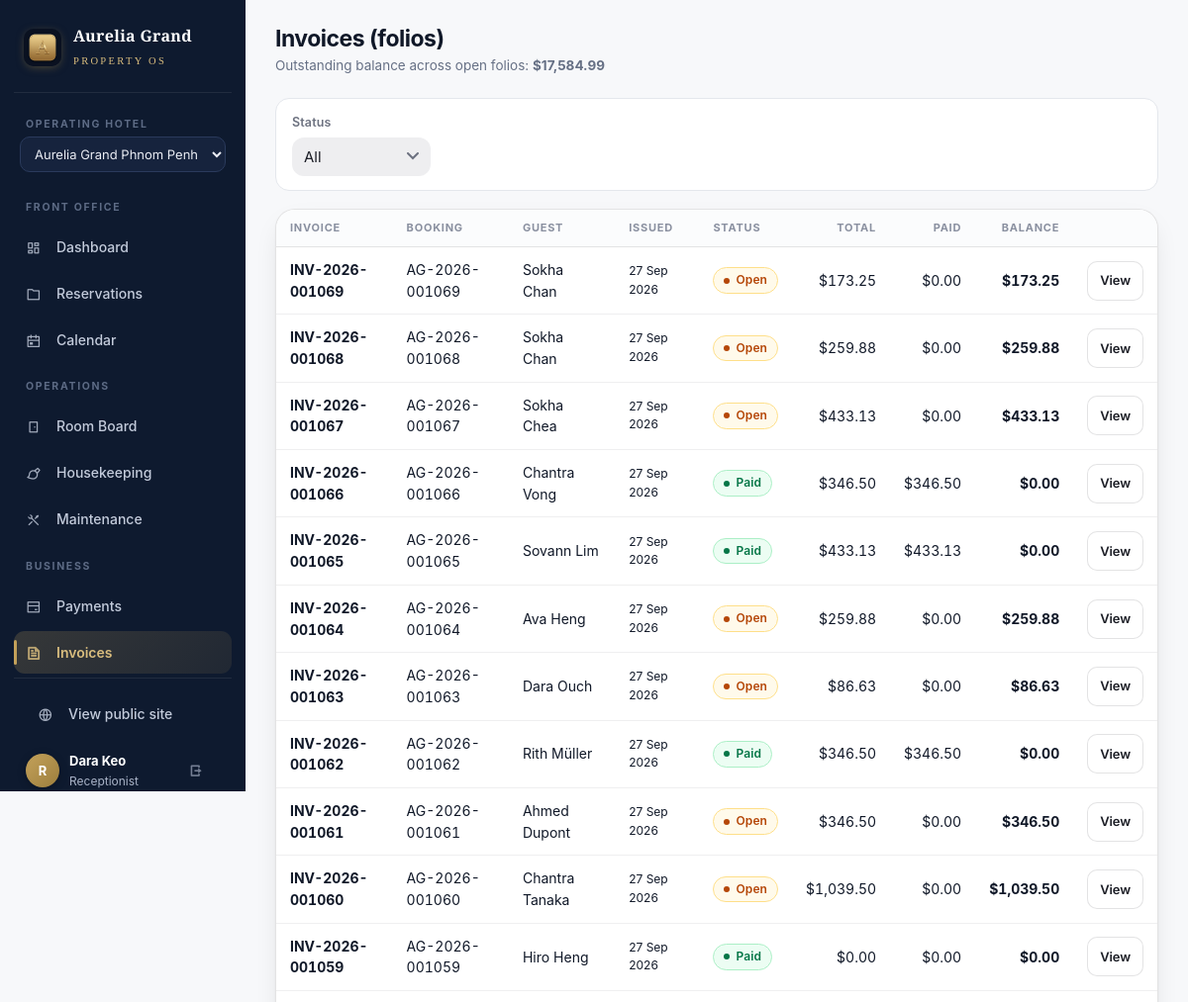
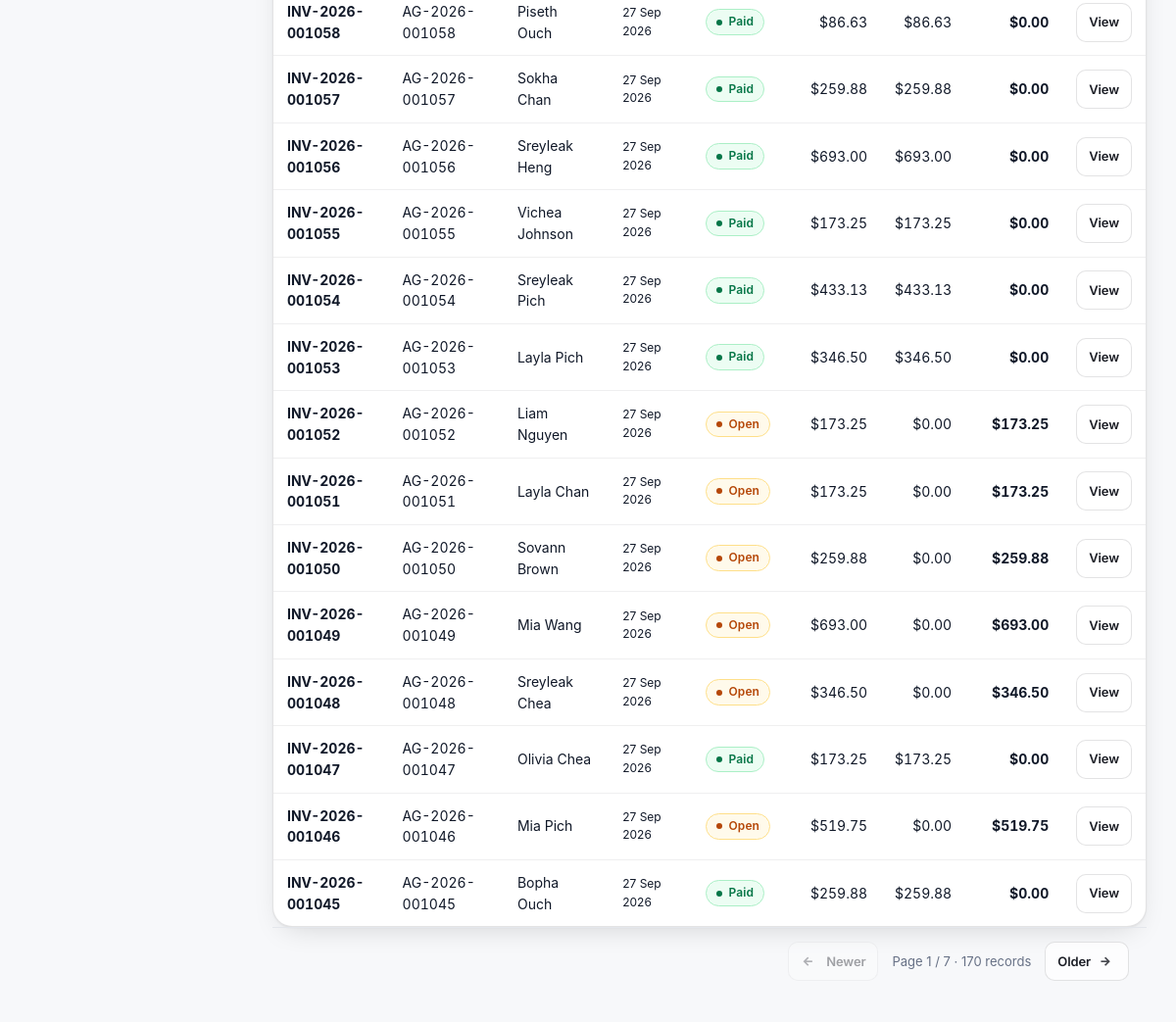
Page /finance/invoices/ (signed in) on the committed database (2 pictures, top to bottom).
### accounts/models.py (models this page shows, shortened)
class User(AbstractUser):
    class Role(models.TextChoices):
        GUEST = "guest", "Guest"
        RECEPTIONIST = "receptionist", "Receptionist"
        HOUSEKEEPING = "housekeeping", "Housekeeping"
        MANAGER = "manager", "Group Manager"
        PROPERTY_MANAGER = "property_manager", "Property Manager"
        ADMIN = "admin", "Administrator"
    STAFF_ROLES = {Role.RECEPTIONIST, Role.HOUSEKEEPING, Role.MANAGER, Role.PROPERTY_MANAGER, Role.ADMIN}
    role = models.CharField(max_length=20, choices=Role.choices, default=Role.GUEST)
    home_property = models.ForeignKey(
        "hotel.Property", on_delete=models.SET_NULL, null=True, blank=True,
        related_name="staff", help_text="Home hotel for staff; blank = chain-wide (head office)",
    )
    phone = models.CharField(max_length=32, blank=True)
    avatar_initials = models.CharField(max_length=4, blank=True)
    welcome_offer_used = models.BooleanField(default=False, help_text="10% first-stay welcome offer has been consumed")
    class Meta:
        ordering = ["username"]
    @property
    def is_staff_role(self) -> bool:
        return self.role in self.STAFF_ROLES
    @property
    def is_manager_or_above(self) -> bool:
        return self.role in {self.Role.MANAGER, self.Role.PROPERTY_MANAGER, self.Role.ADMIN}
    @property
    def is_group_manager_or_above(self) -> bool:
        return self.role in {self.Role.MANAGER, self.Role.ADMIN}
    @property
    def is_property_manager(self) -> bool:
        return self.role == self.Role.PROPERTY_MANAGER

### finance/models.py (models this page shows, shortened)
class Invoice(models.Model):
    class Status(models.TextChoices):
        OPEN = "open", "Open"
        PARTIAL = "partial", "Partially paid"
        PAID = "paid", "Paid"
        REFUNDED = "refunded", "Refunded"
        VOID = "void", "Void"
    number = models.CharField(max_length=24, unique=True, blank=True)
    booking = models.OneToOneField(Booking, on_delete=models.PROTECT, related_name="invoice")
    status = models.CharField(max_length=12, choices=Status.choices, default=Status.OPEN)
    subtotal = models.DecimalField(max_digits=12, decimal_places=2, default=Decimal("0"))
    service = models.DecimalField(max_digits=12, decimal_places=2, default=Decimal("0"))
    tax = models.DecimalField(max_digits=12, decimal_places=2, default=Decimal("0"))
    total = models.DecimalField(max_digits=12, decimal_places=2, default=Decimal("0"))
    issued_at = models.DateTimeField(auto_now_add=True)
    class Meta:
        ordering = ["-issued_at"]
    @property
    def paid_amount(self) -> Decimal:
        annotated = getattr(self, "paid_total", None)
        if annotated is not None:  # list views annotate the ledger total
            return annotated
        return sum((p.amount for p in self.payments.all()
                    if p.status == Payment.Status.COMPLETED), Decimal("0"))
    @property
    def balance(self) -> Decimal:
        return self.total - self.paid_amount

### bookings/models.py (models this page shows, shortened)
class Booking(models.Model):
    class Status(models.TextChoices):
        CONFIRMED = "confirmed", "Confirmed"
        CHECKED_IN = "checked_in", "Checked in"
        CHECKED_OUT = "checked_out", "Checked out"
        CANCELLED = "cancelled", "Cancelled"
        NO_SHOW = "no_show", "No-show"
    class Source(models.TextChoices):
        WEB = "web", "Website"
        PHONE = "phone", "Phone"
        WALK_IN = "walk_in", "Walk-in"
        OTA = "ota", "OTA / Agency"
    ACTIVE_STATUSES = [Status.CONFIRMED, Status.CHECKED_IN]
    code = models.CharField(max_length=24, unique=True, blank=True)
    guest = models.ForeignKey(
        settings.AUTH_USER_MODEL, on_delete=models.PROTECT, related_name="bookings",
        null=True, blank=True, help_text="Null for walk-in reservations",
    )
    guest_name = models.CharField(max_length=160)
    guest_email = models.EmailField(blank=True)
    guest_phone = models.CharField(max_length=32, blank=True)
    room_type = models.ForeignKey(RoomType, on_delete=models.PROTECT, related_name="bookings")
    check_in = models.DateField()
    check_out = models.DateField()
    rooms_count = models.PositiveSmallIntegerField(default=1)
    adults = models.PositiveSmallIntegerField(default=1)
    children = models.PositiveSmallIntegerField(default=0)
    status = models.CharField(max_length=16, choices=Status.choices, default=Status.CONFIRMED)
    source = models.CharField(max_length=10, choices=Source.choices, default=Source.WEB)
    currency = models.CharField(max_length=8, default="USD")
    nightly_total = models.DecimalField(max_digits=12, decimal_places=2, default=Decimal("0"))
    discount_total = models.DecimalField(max_digits=12, decimal_places=2, default=Decimal("0"), help_text="Welcome or promotion discount applied to room subtotal")
    service_total = models.DecimalField(max_digits=12, decimal_places=2, default=Decimal("0"))
    tax_total = models.DecimalField(max_digits=12, decimal_places=2, default=Decimal("0"))
    grand_total = models.DecimalField(max_digits=12, decimal_places=2, default=Decimal("0"))
    rate_details = models.JSONField(default=list, blank=True, help_text="[{date, rate}] per night")
    cancellation_reason = models.TextField(blank=True)
    cancellation_fee = models.DecimalField(max_digits=12, decimal_places=2, default=Decimal("0"))
    special_requests = models.TextField(blank=True)
    created_by = models.ForeignKey(
        settings.AUTH_USER_MODEL, on_delete=models.SET_NULL, null=True, blank=True, related_name="+"
    )
    created_at = models.DateTimeField(auto_now_add=True)
    updated_at = models.DateTimeField(auto_now=True)
    class Meta:
        ordering = ["-check_in", "-created_at"]
        indexes = [
            models.Index(fields=["status", "check_in", "check_out"]),
            models.Index(fields=["room_type", "check_in", "check_out"]),
        ]
        constraints = [
            models.CheckConstraint(check=models.Q(check_out__gt=models.F("check_in")), name="booking_valid_range"),
        ]
    def get_absolute_url(self):
        return reverse("pms:booking_detail", args=[self.pk])

### finance/views.py (the view)
# urls.py: path("invoices/", views.invoices_list, name="invoices"),
@front_office_required
def invoices_list(request):
    prop = get_active_property(request)
    qs = Invoice.objects.select_related("booking", "booking__room_type", "booking__guest").annotate(
        paid_total=Coalesce(
            Sum("payments__amount", filter=Q(payments__status="completed")),
            Value(0), output_field=DecimalField(max_digits=12, decimal_places=2),
        )
    )
    if prop:
        qs = qs.filter(booking__room_type__property=prop)
    qs = qs.all()
    status = request.GET.get("status", "")
    if status:
        qs = qs.filter(status=status)
    qs = qs.order_by("-issued_at", "-id")  # deterministic pagination (stable tie-break)
    page, query = paginate(request, qs, 25)
    return render(request, "finance/invoices.html", {
        "invoices": page, "page": page, "query": query, "status": status,
        "status_choices": Invoice.Status.choices,
        "outstanding": services.outstanding_balance(prop),
    })

### templates/finance/invoices.html (shortened to what this page needs)
{% extends "staff_base.html" %}
{% load hotel_extras %}
{% block content %}
<div class="pms-head">
  <div><h1>Invoices (folios)</h1><div class="sub">Outstanding balance across open folios: <b>{{ outstanding|money }}</b></div></div>
</div>
<form method="get" class="filter-bar">
  <div class="field"><label>Status</label>
    <select name="status" data-autosubmit><option value="">All</option>
    {% for value, label in status_choices %}<option value="{{ value }}" {% if status == value %}selected{% endif %}>{{ label }}</option>{% endfor %}</select></div>
</form>
<div class="card"><div class="table-wrap"><table class="data">
  <thead><tr><th>Invoice</th><th>Booking</th><th>Guest</th><th>Issued</th><th>Status</th><th class="num">Total</th><th class="num">Paid</th><th class="num">Balance</th><th></th></tr></thead>
  <tbody>
  {% for inv in invoices %}
    <tr>
      <td class="mono"><b>{{ inv.number }}</b></td>
      <td class="mono"><a href="{{ inv.booking.get_absolute_url }}">{{ inv.booking.code }}</a></td>
      <td>{{ inv.booking.guest_name }}</td>
      <td class="tiny">{{ inv.issued_at|date:"d M Y" }}</td>
      <td><span class="badge badge-{% if inv.status == 'paid' %}success{% elif inv.status == 'open' %}warning{% elif inv.status == 'refunded' %}danger{% else %}info{% endif %}">{{ inv.get_status_display }}</span></td>
      <td class="num">{{ inv.total|money }}</td>
      <td class="num">{{ inv.paid_amount|money }}</td>
      <td class="num"><b>{{ inv.balance|money }}</b></td>
      <td class="right"><a class="btn btn-outline btn-sm" href="{% url 'finance:invoice_detail' inv.pk %}">View</a></td>
    </tr>
  {% empty %}<tr><td colspan="9"><div class="empty-state"><div class="ic"><i class="ri-file-text-line" aria-hidden="true"></i></div>No invoices.</div></td></tr>{% endfor %}
  </tbody>
</table></div></div>
{% include "partials/pagination.html" %}
{% endblock %}

### templates/staff_base.html (shortened to what this page needs)
{% load static hotel_extras %}<!DOCTYPE html>
<html lang="en">
<head>
  <link rel="stylesheet" href="{% static 'css/fonts/remixicon.css' %}">
  <link rel="stylesheet" href="{% static 'css/app.css' %}?v=20260929-rbac-housekeeping">
  <link rel="stylesheet" href="{% static 'css/ios.css' %}?v=20260927-logo-simple">
  <link rel="stylesheet" href="{% static 'css/premium.css' %}?v=20260928-responsive-1">
</head>
<body>
<div class="pms-layout">
  <aside class="sidebar" id="sidebar">
    <a class="brand" href="{% if user.role == 'housekeeping' %}{% url 'operations:task_board' %}{% else %}{% url 'pms:dashboard' %}{% endif %}">
      <span class="mark">A</span>
      <span><span class="name">Aurelia Grand</span><br><span class="sub">Property OS</span></span>
    </a>
    {% if user.role != 'housekeeping' %}
    <form method="get" action="{% url 'pms:switch_property' %}" style="padding:0 6px 10px" id="prop-switch">
      <label class="side-label" style="padding:6px 6px 4px;display:block">Operating hotel</label>
      <select name="property" onchange="this.form.submit()"
              style="background:#16233d;color:#e9ecf3;border-color:#2a3a5c;font-size:13px;padding:8px 10px">
        {% for pr in properties %}
        <option value="{{ pr.pk }}" {% if active_property and active_property.pk == pr.pk %}selected{% endif %}>{{ pr.name }}</option>
        {% endfor %}
      </select>
    </form>
    <span class="side-label">Front office</span>
    <a class="side-link {% nav_active '/pms/' exact=True %}" href="{% url 'pms:dashboard' %}"><span class="ic"><i class="ri-dashboard-line" aria-hidden="true"></i></span> Dashboard</a>
    <a class="side-link {% nav_active '/pms/reservations' %}" href="{% url 'pms:reservations' %}"><span class="ic"><i class="ri-folder-line" aria-hidden="true"></i></span> Reservations</a>
    <a class="side-link {% nav_active '/pms/calendar' %}" href="{% url 'pms:calendar' %}"><span class="ic"><i class="ri-calendar-event-line" aria-hidden="true"></i></span> Calendar</a>
    <span class="side-label">Operations</span>
    <a class="side-link {% nav_active '/operations/rooms' %}" href="{% url 'operations:room_board' %}"><span class="ic"><i class="ri-door-line" aria-hidden="true"></i></span> Room Board</a>
    <a class="side-link {% nav_active '/operations/housekeeping' %}" href="{% url 'operations:task_board' %}"><span class="ic"><i class="ri-brush-line" aria-hidden="true"></i></span> Housekeeping</a>
    <a class="side-link {% nav_active '/operations/maintenance' %}" href="{% url 'operations:maintenance' %}"><span class="ic"><i class="ri-tools-line" aria-hidden="true"></i></span> Maintenance</a>
    {% if user.is_manager_or_above %}
    <span class="side-label">Business</span>
    <a class="side-link {% nav_active '/pms/rates' %}" href="{% url 'pms:rates' %}"><span class="ic"><i class="ri-price-tag-3-line" aria-hidden="true"></i></span> Rates & Rules</a>
    <a class="side-link {% nav_active '/finance/payments' %}" href="{% url 'finance:payments' %}"><span class="ic"><i class="ri-bank-card-line" aria-hidden="true"></i></span> Payments</a>
    <a class="side-link {% nav_active '/finance/invoices' %}" href="{% url 'finance:invoices' %}"><span class="ic"><i class="ri-file-text-line" aria-hidden="true"></i></span> Invoices</a>
    <a class="side-link {% nav_active '/finance/reports' %}" href="{% url 'finance:reports' %}"><span class="ic"><i class="ri-bar-chart-2-line" aria-hidden="true"></i></span> Reports</a>
    <a class="side-link {% nav_active '/analytics' %}" href="{% url 'analytics:overview' %}"><span class="ic"><i class="ri-line-chart-line" aria-hidden="true"></i></span> Analytics</a>
    {% else %}
    <span class="side-label">Business</span>
    <a class="side-link {% nav_active '/finance/payments' %}" href="{% url 'finance:payments' %}"><span class="ic"><i class="ri-bank-card-line" aria-hidden="true"></i></span> Payments</a>
    <a class="side-link {% nav_active '/finance/invoices' %}" href="{% url 'finance:invoices' %}"><span class="ic"><i class="ri-file-text-line" aria-hidden="true"></i></span> Invoices</a>
    {% endif %}
    {% else %}
    <span class="side-label">My work</span>
    <a class="side-link {% nav_active '/operations/housekeeping' %}" href="{% url 'operations:task_board' %}"><span class="ic"><i class="ri-brush-line" aria-hidden="true"></i></span> My Housekeeping Tasks</a>
    {% endif %}
    <div class="side-foot">
      <a class="side-link" href="{% url 'core:home' %}"><span class="ic"><i class="ri-global-line" aria-hidden="true"></i></span> View public site</a>
      <div class="flex gap-2 mt-3">
        <span class="avatar" title="{{ user.username }}">{{ user.username|slice:":1"|upper }}</span>
        <span style="min-width:0">
          <b style="color:#fff;display:block;font-size:13px;overflow:hidden;text-overflow:ellipsis">{{ user.get_full_name|default:user.username }}</b>
          <span class="tiny">{{ user.get_role_display }}</span>
        </span>
        <form method="post" action="{% url 'accounts:logout' %}" style="margin-left:auto">{% csrf_token %}
          <button class="btn btn-ghost btn-sm" style="color:#8b95a9" title="Sign out" type="submit"><i class="ri-logout-box-r-line" aria-hidden="true"></i></button>
        </form>
      </div>
    </div>
  </aside>
  <main class="pms-main">
    {% block content %}{% endblock %}
  </main>
</div>
</body>
</html>

### rows in the picture
User: username "R", get_full_name "Dara Keo", role "Receptionist"
Invoice: number "INV-2026-001069", booking.code "AG-2026-001069", booking.guest_name "Sokha Chan", issued_at "27 Sep 2026", status "Open", total "$173.25", paid_amount "$0.00", balance "$173.25"
Invoice: number "INV-2026-001068", booking.code "AG-2026-001068", booking.guest_name "Sokha Chan", issued_at "27 Sep 2026", status "Open", total "$259.88", paid_amount "$0.00", balance "$259.88"
Invoice: number "INV-2026-001067", booking.code "AG-2026-001067", booking.guest_name "Sokha Chea", issued_at "27 Sep 2026", status "Open", total "$433.13", paid_amount "$0.00", balance "$433.13"
Invoice: number "INV-2026-001066", booking.code "AG-2026-001066", booking.guest_name "Chantra Vong", issued_at "27 Sep 2026", status "Paid", total "$346.50", paid_amount "$346.50", balance "$0.00"
Invoice: number "INV-2026-001065", booking.code "AG-2026-001065", booking.guest_name "Sovann Lim", issued_at "27 Sep 2026", status "Paid", total "$433.13", paid_amount "$433.13", balance "$0.00"
Invoice: number "INV-2026-001064", booking.code "AG-2026-001064", booking.guest_name "Ava Heng", issued_at "27 Sep 2026", status "Open", total "$259.88", paid_amount "$0.00", balance "$259.88"
Invoice: number "INV-2026-001063", booking.code "AG-2026-001063", booking.guest_name "Dara Ouch", issued_at "27 Sep 2026", status "Open", total "$86.63", paid_amount "$0.00", balance "$86.63"
Invoice: number "INV-2026-001062", booking.code "AG-2026-001062", booking.guest_name "Rith Müller", issued_at "27 Sep 2026", status "Paid", total "$346.50", paid_amount "$346.50", balance "$0.00"
Invoice: number "INV-2026-001061", booking.code "AG-2026-001061", booking.guest_name "Ahmed Dupont", issued_at "27 Sep 2026", status "Open", total "$346.50", paid_amount "$0.00", balance "$346.50"
Invoice: number "INV-2026-001060", booking.code "AG-2026-001060", booking.guest_name "Chantra Tanaka", issued_at "27 Sep 2026", status "Open", total "$1,039.50", paid_amount "$0.00", balance "$1,039.50"
Invoice: number "INV-2026-001059", booking.code "AG-2026-001059", booking.guest_name "Hiro Heng", issued_at "27 Sep 2026", status "Paid", total "$0.00", paid_amount "$0.00", balance "$0.00"
Invoice: number "INV-2026-001058", booking.code "AG-2026-001058", booking.guest_name "Piseth Ouch", issued_at "27 Sep 2026", status "Paid", total "$86.63", paid_amount "$86.63", balance "$0.00"
Invoice: number "INV-2026-001057", booking.code "AG-2026-001057", booking.guest_name "Sokha Chan", issued_at "27 Sep 2026", status "Paid", total "$259.88", paid_amount "$259.88", balance "$0.00"
Invoice: number "INV-2026-001056", booking.code "AG-2026-001056", booking.guest_name "Sreyleak Heng", issued_at "27 Sep 2026", status "Paid", total "$693.00", paid_amount "$693.00", balance "$0.00"
Invoice: number "INV-2026-001055", booking.code "AG-2026-001055", booking.guest_name "Vichea Johnson", issued_at "27 Sep 2026", status "Paid", total "$173.25", paid_amount "$173.25", balance "$0.00"
Invoice: number "INV-2026-001054", booking.code "AG-2026-001054", booking.guest_name "Sreyleak Pich", issued_at "27 Sep 2026", status "Paid", total "$433.13", paid_amount "$433.13", balance "$0.00"
Invoice: number "INV-2026-001053", booking.code "AG-2026-001053", booking.guest_name "Layla Pich", issued_at "27 Sep 2026", status "Paid", total "$346.50", paid_amount "$346.50", balance "$0.00"
Invoice: number "INV-2026-001052", booking.code "AG-2026-001052", booking.guest_name "Liam Nguyen", issued_at "27 Sep 2026", status "Open", total "$173.25", paid_amount "$0.00", balance "$173.25"
Invoice: number "INV-2026-001051", booking.code "AG-2026-001051", booking.guest_name "Layla Chan", issued_at "27 Sep 2026", status "Open", total "$173.25", paid_amount "$0.00", balance "$173.25"
Invoice: number "INV-2026-001050", booking.code "AG-2026-001050", booking.guest_name "Sovann Brown", issued_at "27 Sep 2026", status "Open", total "$259.88", paid_amount "$0.00", balance "$259.88"
Invoice: number "INV-2026-001049", booking.code "AG-2026-001049", booking.guest_name "Mia Wang", issued_at "27 Sep 2026", status "Open", total "$693.00", paid_amount "$0.00", balance "$693.00"
Invoice: number "INV-2026-001048", booking.code "AG-2026-001048", booking.guest_name "Sreyleak Chea", issued_at "27 Sep 2026", status "Open", total "$346.50", paid_amount "$0.00", balance "$346.50"
Invoice: number "INV-2026-001047", booking.code "AG-2026-001047", booking.guest_name "Olivia Chea", issued_at "27 Sep 2026", status "Paid", total "$173.25", paid_amount "$173.25", balance "$0.00"
Invoice: number "INV-2026-001046", booking.code "AG-2026-001046", booking.guest_name "Mia Pich", issued_at "27 Sep 2026", status "Open", total "$519.75", paid_amount "$0.00", balance "$519.75"
Invoice: number "INV-2026-001045", booking.code "AG-2026-001045", booking.guest_name "Bopha Ouch", issued_at "27 Sep 2026", status "Paid", total "$259.88", paid_amount "$259.88", balance "$0.00"

### other values in the picture
{{ outstanding|money }} "$17,584.99"
{{ page.number }} "1"
{{ page.paginator.num_pages }} "7"
{{ page.paginator.count }} "170"
form field property "Aurelia Grand Phnom Penh"
